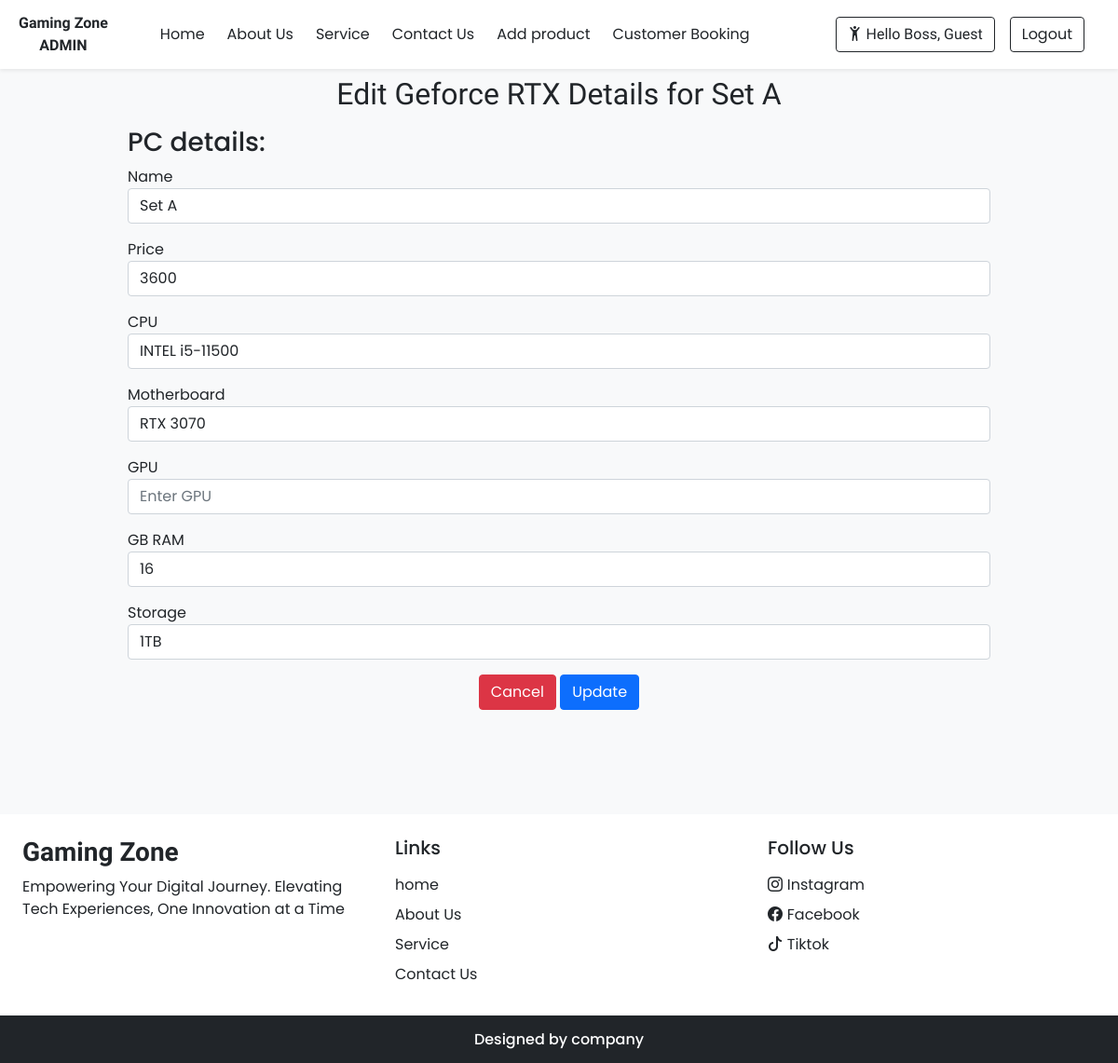
Screenshot of /projek/editrtx.php?id=3 with the database file from the repository.
### tables this page shows
CREATE TABLE `comp` (
  `id` int(11) NOT NULL,
  `name` varchar(100) NOT NULL,
  `price` varchar(100) NOT NULL,
  `cp` varchar(100) NOT NULL,
  `mb` varchar(100) NOT NULL,
  `gp` varchar(100) NOT NULL,
  `gbram` varchar(100) NOT NULL,
  `store` varchar(100) NOT NULL,
  `image` varchar(100) NOT NULL
);

### projek/editrtx.php (the view, shortened to what this page needs)
<?php
require 'config.php';
if (isset($_GET['id'])) {
    $id = $_GET['id'];
    $stmt = $conn->prepare("SELECT * FROM `comp` WHERE id=?");
    $stmt->bind_param("i", $id);
    $stmt->execute();
    $result = $stmt->get_result();
    if ($row = $result->fetch_assoc()) {
        $name = $row['name'];
        $price = $row['price'];
        $cp = $row['cp'];
        $mb = $row['mb'];
        $gp = $row['gp'];
        $gbram = $row['gbram'];
        $store = $row['store'];
    } else {
        echo 'No product found!';
        return;
    }
}
?>
<?php require('inc/adminheader.php'); ?>
<!DOCTYPE html>
<html lang="en">
<head>
    <link rel="stylesheet" href="https://cdn.jsdelivr.net/npm/swiper@11/swiper-bundle.min.css"/>
    <?php require('inc/links.php'); ?>
</head>
<body class="bg-light">
<div class="container">
    <div class="row justify-content-center">
        <div class="col-md-10 mb-5">
            <form action="code.php" method="post">
                <h2 class="text-center p-2 h-font">Edit Geforce RTX Details for <?= htmlspecialchars($name ?? ''); ?></h2>
                <h3> PC details:</h3>
                <div class="mb-3">
                    <label>Name</label>
                    <input type="text" name="edit_name" value="<?php echo htmlspecialchars($name ?? ''); ?>" class="form-control" placeholder="Enter Name">
                </div>
                <div class="mb-3">
                    <label>Price</label>
                    <input type="text" name="edit_price" value="<?php echo htmlspecialchars($price ?? ''); ?>" class="form-control" placeholder="Enter Price">
                </div>
                <div class="mb-3">
                    <label>CPU</label>
                    <input type="text" name="edit_cp" value="<?php echo htmlspecialchars($cp ?? ''); ?>" class="form-control" placeholder="Enter CPU">
                </div>
                <div class="mb-3">
                    <label>Motherboard</label>
                    <input type="text" name="edit_mb" value="<?php echo htmlspecialchars($mb ?? ''); ?>" class="form-control" placeholder="Enter Motherboard brand">
                </div>
                <div class="mb-3">
                    <label>GPU</label>
                    <input type="text" name="edit_gp" value="<?php echo htmlspecialchars($gp ?? ''); ?>" class="form-control" placeholder="Enter GPU">
                </div>
                <div class="mb-3">
                    <label>GB RAM</label>
                    <input type="text" name="edit_gbram" value="<?php echo htmlspecialchars($gbram ?? ''); ?>" class="form-control" placeholder="Enter GB RAM">
                </div>
                <div class="mb-3">
                    <label>Storage</label>
                    <input type="text" name="edit_store" value="<?php echo htmlspecialchars($store ?? ''); ?>" class="form-control" placeholder="Enter Storage">
                </div>
                <div class="form-group text-center">
                    <a href="rtxadmin.php" class="btn btn-danger">Cancel</a>
                    <button type="submit" name="btn" class="btn btn-primary">Update</button>
                </div>
            </form>
        </div>
    </div>
</div>
<?php require('inc/footeradmin.php'); ?>
</body>
</html>

### projek/css/common.css (style rules this page uses)
:root { --teal: #2ec1ac; --teal_hover: #279e8c; }
* { font-family: 'Poppins', sans-serif; }
.h-font { font-family: 'Merienda', cursive; }

### rows the page displays
comp: name "Set A", edit_name "Set A", edit_price "3600", edit_cp "INTEL i5-11500", edit_mb "RTX 3070", edit_gbram "16", edit_store "1TB"

### other values shown
$_SESSION["name"] "Guest"
